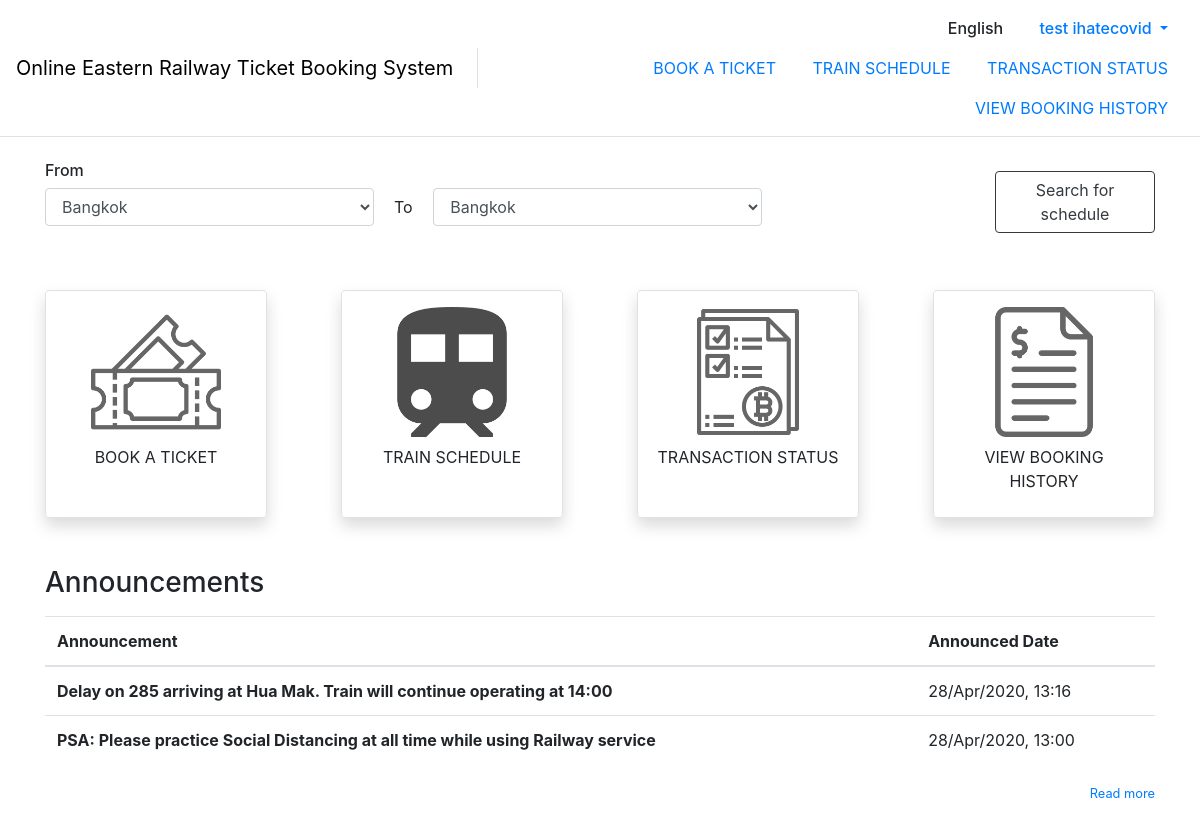
Screenshot of / (signed in) with the database file from the repository.
### announcement/models.py (models this page shows)
class Announcement(models.Model):
    announcer_user = models.ForeignKey(
        Announcer, on_delete=models.CASCADE, null=True)
    announce_text = models.TextField()
    announce_time = models.DateTimeField()

### announcement/views.py (the view)
# urls.py: path('', announcement.views.dashboard, name="dashboard"),
def dashboard(request):
    context = prepare_context(request, show_navbar=True)
    context = {
        'show_navbar': True,
        'announcement': Announcement.objects.order_by("-announce_time"),
        'stations': Station.objects.all()
    }
    return render(request, 'dashboard.html', context=context)

### account/utils.py (called while the page is built)
def prepare_context(request, show_navbar=True):
    context = {
        'show_navbar': show_navbar
    }
    if request.user.is_authenticated:
        user = User.objects.get(username=request.user.username)
        context['current_user'] = user
    return context

### templates/dashboard.html (shortened to what this page needs)
{% extends "base.html" %}
{% load static %}
{% block content %}
  <div class="my-4">
    <section>
      <form action="{% url 'searchTimetable' %}" method="POST" class="row justify-content-center align-items-center">
        <div class="col-12 col-lg-8">
          <h6>From</h6>
          <div class="form-group ml-0">
            <select class="form-control d-inline-block" style="width: 45%" name="from">
              {% for st in stations %}
                <option value="{{ st.id }}">{{ st.english_station_name }}</option>
              {% endfor %}
            </select>
            <span class="d-block d-sm-inline-block mx-1 mx-lg-3">To</span>
            <select class="form-control d-inline-block" style="width: 45%" name="to">
              {% for st in stations %}
                <option value="{{ st.id }}">{{ st.english_station_name }}</option>
              {% endfor %}
            </select>
          </div>
        </div>
        <div class="col-12 col-lg-2 ml-auto">
          <button type="submit" class="btn btn-outline-dark">Search for schedule</button>
        </div>
      </form>
    </section>
    <section class="my-5">
      <div class="d-flex flex-wrap justify-content-between" style="font-weight: 200">
        <a class="btn btn-dashboard-link border shadow p-3" href={% url 'searchSchedules' %}>
          <img src="{% static 'image/validating-ticket.png' %}" class="mx-auto img-fluid" alt="Book a ticket">
          <p class="my-auto py-2">BOOK A TICKET</p>
        <a class="btn btn-dashboard-link border shadow p-3" href={% url 'searchTimetable' %}>
          <img src="{% static 'image/train.png' %}" class="mx-auto img-fluid" alt="Train schedule">
          <p class="my-auto py-2">TRAIN SCHEDULE</p>
        <a class="btn btn-dashboard-link border shadow p-3" href={% url 'viewTransaction' %}>
          <img src="{% static 'image/transaction.png' %}" class="mx-auto img-fluid" alt="Transaction status">
          <p class="my-auto py-2">TRANSACTION STATUS</p>
        </a>
        <a class="btn btn-dashboard-link border shadow p-3" href={% url 'bookingHistory' %}>
          <img src="{% static 'image/bill.png' %}" class="mx-auto img-fluid" alt="View booking ticket">
          <p class="my-auto py-2">VIEW BOOKING HISTORY</p>
      </div>
    </section>
    <section class="my-5">
      <h3>Announcements</h3>
      <table class="table table-responsive-sm mt-3">
        <thead>
        <tr>
          <th scope="col">Announcement</th>
          <th scope="col">Announced Date</th>
        </tr>
        </thead>
        <tbody>
        {% for a in announcement %}
          <div data-toggle="collapse" href="#collapse_{{ a.id }}" role="button"
               aria-expanded="false" aria-controls="collapse_{{ a.id }}" style="cursor: pointer">
            <tr>
              <th scope="row">{{ a.announce_text|truncatechars:100 }}</th>
              <td>{{ a.announce_time|date:'d/M/yy' }}, {{ a.announce_time|time:'H:i' }}</td>
            </tr>
          </div>
        {% endfor %}
        </tbody>
      </table>
      <div class="text-right">
        <a href={% url 'viewAnnouncement' %}>
        <small class="text-mute">Read more</small>
      </div>
    </section>
  </div>
{% endblock content %}

### templates/base.html (shortened to what this page needs)
<!DOCTYPE html>
{% load static %}
<html lang="en">
<head>
  <link rel="stylesheet" type="text/css" href="{% static 'css/bootstrap.min.css'%}">
  <link rel="stylesheet" type="text/css" href="{% static 'css/bootstrap-select.min.css'%}">
  <link rel="stylesheet" type="text/css" href="{% static 'css/styles.css'%}">
</head>
<body>
  {% if show_navbar %}
  <nav class="navbar navbar-expand-lg navbar-light border-bottom">
    <div class="d-none d-lg-flex w-100 justify-content-center align-items-center">
      <div class="navbar-brand border-right pr-4 h-50">
        <div class="my-auto">
          <a class="d-inline-block my-auto"  href={% url 'dashboard' %} style="text-decoration: none; color: black;">Online Eastern Railway Ticket Booking System </a>
        </div>
      </div>
      <div class="text-right w-100">
        <div class="row align-content-right">
          <div class="col" style="font-weight: 500;">
            <a class="nav-link d-inline-block">English</a>
            {% if request.user.is_authenticated %}
              <div class="nav-item dropdown d-inline-block">
                <a class="nav-link dropdown-toggle" href="#" id="profileDropdown" role="button" data-toggle="dropdown" aria-haspopup="true" aria-expanded="false">
                  {% if user.first_name and user.last_name %}
                    {{ user.first_name }} {{ user.last_name }}
                  {% else %}
                    {{ user.username}}
                  {% endif %}
                </a>
              </div>
            {% else %}
              <a class="nav-link d-inline-block" href={% url 'login'%}>Login</a>
            {% endif %}
          </div>
        </div>
        <div class="row align-content-right">
          <div class="col text-uppercase">
            <a class="nav-link d-inline-block" href={% url 'searchSchedules' %}>BOOK A TICKET</a>
            <a class="nav-link d-inline-block" href={% url 'searchTimetable' %}>TRAIN SCHEDULE</a>
            <a class="nav-link d-inline-block" href={% url 'viewTransaction' %}>TRANSACTION STATUS</a>
            <a class="nav-link d-inline-block" href={% url 'bookingHistory' %}>VIEW BOOKING HISTORY</a>
          </div>
        </div>
      </div>
    </div>
  </nav>
  {% endif %}
  <div id="content" class="container appear-fade-start">
    {% block content %}
    {% endblock content %}
  </div>
</body>
</html>

### static/css/styles.css (style rules this page uses)
body { font-family: -apple-system, BlinkMacSystemFont, "Segoe UI", Roboto, "Sarabun", "Helvetica Neue", Arial, "Noto Sans", sans-serif, "Apple Color Emoji", "Segoe UI Emoji", "Segoe UI Symbol", "Noto Color Emoji" !important; }
.appear-fade-start { opacity: 0; animation: appear-fade 0.25s ease-out 0.1s 1 forwards; }

### templates/dashboard.html (style rules this page uses)
.btn.btn-dashboard-link { position: relative; width: 20%; min-width: 150px; transition: 0.5s all ease-in-out; }

### rows the page displays
Announcement: announce_text "Delay on 285 arriving at Hua Mak. Train will continue operating at 14:00", announce_time "28/Apr/2020", announce_time "13:16"
Announcement: announce_text "PSA: Please practice Social Distancing at all time while using Railway service", announce_time "28/Apr/2020", announce_time "13:00"

### other values shown
{{ user.first_name }} "test"
{{ user.last_name }} "ihatecovid"
form field from "Bangkok"
form field to "Bangkok"
